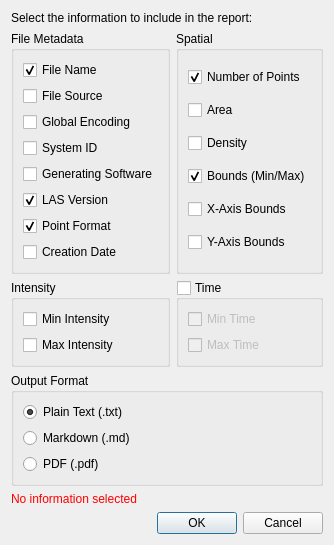
<?xml version="1.0" encoding="UTF-8"?>
<ui version="4.0">
    <class>ReportForm</class>
    <widget class="QDialog" name="ReportForm">
        <property name="windowTitle">
            <string>Select Report Contents</string>
        </property>

        <layout class="QVBoxLayout" name="verticalLayout">
            <item>
                <widget class="QLabel" name="label">
                    <property name="text">
                        <string>Select the information to include in the report:</string>
                    </property>
                </widget>
            </item>

            <item>
                <layout class="QGridLayout" name="gridLayoutGroups">
                    <item row="0" column="0">
                        <widget class="QGroupBox" name="groupFileMetadata">
                            <property name="title">
                                <string>File Metadata</string>
                            </property>
                            <layout class="QVBoxLayout" name="verticalLayoutFileMetadata">
                                <item>
                                    <widget class="QCheckBox" name="checkFileName">
                                        <property name="text">
                                            <string>File Name</string>
                                        </property>
                                        <property name="checked">
                                            <bool>true</bool>
                                        </property>
                                    </widget>
                                </item>
                                <item>
                                    <widget class="QCheckBox" name="checkFileSource">
                                        <property name="text">
                                            <string>File Source</string>
                                        </property>
                                    </widget>
                                </item>
                                <item>
                                    <widget class="QCheckBox" name="checkGlobalEncoding">
                                        <property name="text">
                                            <string>Global Encoding</string>
                                        </property>
                                    </widget>
                                </item>
                                <item>
                                    <widget class="QCheckBox" name="checkSystemId">
                                        <property name="text">
                                            <string>System ID</string>
                                        </property>
                                    </widget>
                                </item>
                                <item>
                                    <widget class="QCheckBox" name="checkGenSoftware">
                                        <property name="text">
                                            <string>Generating Software</string>
                                        </property>
                                    </widget>
                                </item>
                                <item>
                                    <widget class="QCheckBox" name="checkVersion">
                                        <property name="text">
                                            <string>LAS Version</string>
                                        </property>
                                        <property name="checked">
                                            <bool>true</bool>
                                        </property>
                                    </widget>
                                </item>
                                <item>
                                    <widget class="QCheckBox" name="checkPointFormat">
                                        <property name="text">
                                            <string>Point Format</string>
                                        </property>
                                        <property name="checked">
                                            <bool>true</bool>
                                        </property>
                                    </widget>
                                </item>
                                <item>
                                    <widget class="QCheckBox" name="checkCreationDate">
                                        <property name="text">
                                            <string>Creation Date</string>
                                        </property>
                                    </widget>
                                </item>
                            </layout>
                        </widget>
                    </item>

                    <item row="0" column="1">
                        <widget class="QGroupBox" name="groupSpatial">
                            <property name="title">
                                <string>Spatial</string>
                            </property>
                            <layout class="QVBoxLayout" name="verticalLayoutSpatial">
                                <item>
                                    <widget class="QCheckBox" name="checkNumPoints">
                                        <property name="text">
                                            <string>Number of Points</string>
                                        </property>
                                        <property name="checked">
                                            <bool>true</bool>
                                        </property>
                                    </widget>
                                </item>
                                <item>
                                    <widget class="QCheckBox" name="checkArea">
                                        <property name="text">
                                            <string>Area</string>
                                        </property>
                                    </widget>
                                </item>
                                <item>
                                    <widget class="QCheckBox" name="checkDensity">
                                        <property name="text">
                                            <string>Density</string>
                                        </property>
                                    </widget>
                                </item>
                                <item>
                                    <widget class="QCheckBox" name="checkBounds">
                                        <property name="text">
                                            <string>Bounds (Min/Max)</string>
                                        </property>
                                        <property name="checked">
                                            <bool>true</bool>
                                        </property>
                                    </widget>
                                </item>
                                <item>
                                    <widget class="QCheckBox" name="checkXAxisBounds">
                                        <property name="text">
                                            <string>X-Axis Bounds</string>
                                        </property>
                                        <property name="checked">
                                            <bool>false</bool>
                                        </property>
                                    </widget>
                                </item>
                                <item>
                                    <widget class="QCheckBox" name="checkYAxisBounds">
                                        <property name="text">
                                            <string>Y-Axis Bounds</string>
                                        </property>
                                        <property name="checked">
                                            <bool>false</bool>
                                        </property>
                                    </widget>
                                </item>
                            </layout>
                        </widget>
                    </item>

                    <item row="1" column="0">
                        <widget class="QGroupBox" name="groupIntensity">
                            <property name="title">
                                <string>Intensity</string>
                            </property>
                            <layout class="QVBoxLayout" name="verticalLayoutIntensity">
                                <item>
                                    <widget class="QCheckBox" name="checkMinIntensity">
                                        <property name="text">
                                            <string>Min Intensity</string>
                                        </property>
                                    </widget>
                                </item>
                                <item>
                                    <widget class="QCheckBox" name="checkMaxIntensity">
                                        <property name="text">
                                            <string>Max Intensity</string>
                                        </property>
                                    </widget>
                                </item>
                            </layout>
                        </widget>
                    </item>

                    <item row="1" column="1">
                        <widget class="QGroupBox" name="groupTime">
                            <property name="title">
                                <string>Time</string>
                            </property>
                            <property name="checkable">
                                <bool>true</bool>
                            </property>
                            <property name="checked">
                                <bool>false</bool>
                            </property>
                            <layout class="QVBoxLayout" name="verticalLayoutTime">
                                <item>
                                    <widget class="QCheckBox" name="checkMinTime">
                                        <property name="text">
                                            <string>Min Time</string>
                                        </property>
                                    </widget>
                                </item>
                                <item>
                                    <widget class="QCheckBox" name="checkMaxTime">
                                        <property name="text">
                                            <string>Max Time</string>
                                        </property>
                                    </widget>
                                </item>
                            </layout>
                        </widget>
                    </item>
                </layout>
            </item>

            <item>
                <widget class="QGroupBox" name="groupOutputFormat">
                    <property name="title">
                        <string>Output Format</string>
                    </property>
                    <layout class="QVBoxLayout" name="verticalLayoutOutputFormat">
                        <item>
                            <widget class="QRadioButton" name="radioTxt">
                                <property name="text">
                                    <string>Plain Text (.txt)</string>
                                </property>
                                <property name="checked">
                                    <bool>true</bool>
                                </property>
                            </widget>
                        </item>
                        <item>
                            <widget class="QRadioButton" name="radioMarkdown">
                                <property name="text">
                                    <string>Markdown (.md)</string>
                                </property>
                            </widget>
                        </item>
                        <item>
                            <widget class="QRadioButton" name="radioPdf">
                                <property name="text">
                                    <string>PDF (.pdf)</string>
                                </property>
                            </widget>
                        </item>
                    </layout>
                </widget>
            </item>

            <item>
                <widget class="QLabel" name="labelWarning">
                    <property name="text">
                        <string>No information selected</string>
                    </property>
                    <property name="styleSheet">
                        <string>color: red;</string>
                    </property>
                    <property name="minimumHeight">
                        <number>15</number>
                    </property>
                </widget>
            </item>

            <item>
                <widget class="QDialogButtonBox" name="buttonBox">
                    <property name="orientation">
                        <enum>Qt::Horizontal</enum>
                    </property>
                    <property name="standardButtons">
                        <set>QDialogButtonBox::Cancel|QDialogButtonBox::Ok</set>
                    </property>
                </widget>
            </item>
        </layout>

    </widget>
    <resources/>
    <connections/>
</ui>
